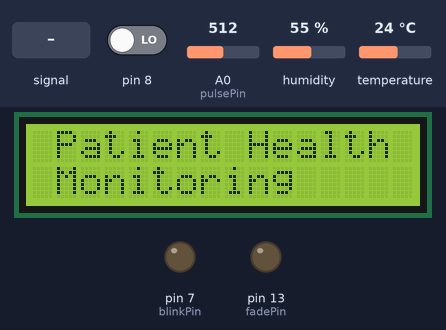
Recording of a sketch running on a simulated Arduino Uno, built with avr-gcc and run on an emulated ATmega328P. Shown: 16×2 character LCD, output pins drawn as LEDs (lit = HIGH). The inputs (shaded band) are chosen by the test bench; at power-on: A0 (pulsePin) = 512, pin 8 LOW, humidity 55 %, temperature 24 °C. The modem accepts every AT command (registered, SIM ready, sends succeed) and sends nothing else; what the sketch prints to the serial monitor is not drawn.

Above: at 0.8 s.
0.9 s: A0 (pulsePin) fed a 2 Hz sine of ±306 counts around its level
At 1.1 s:
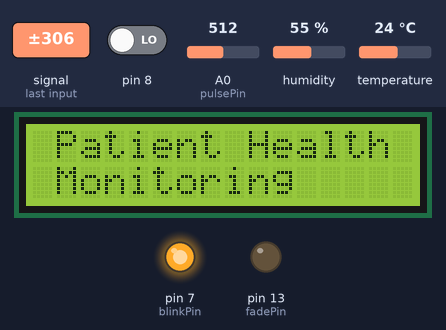
3.9 s: A0 (pulsePin) set to 521
6.9 s: A0 (pulsePin) fed a 200 Hz sine of ±81 counts around its level
At 8.1 s:
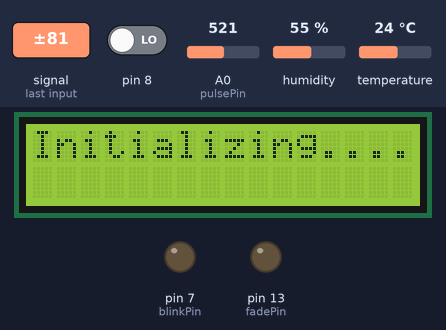
8.4 s: A0 (pulsePin) set to 716
At 9.2 s:
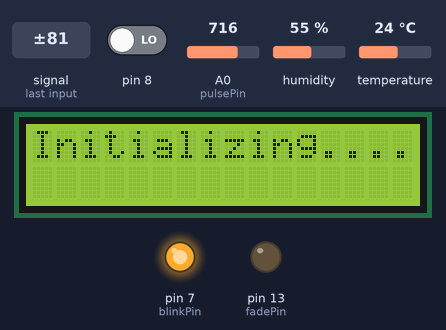
9.9 s: A0 (pulsePin) fed a 50 Hz sine of ±306 counts around its level
12.9 s: A0 (pulsePin) fed a 1000 Hz sine of ±255 counts around its level
At 13.5 s:
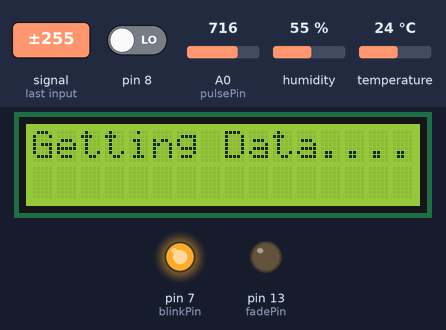
Timing chart, 0 to 30.6 s (numbered marks = the images above; inputs shaded):
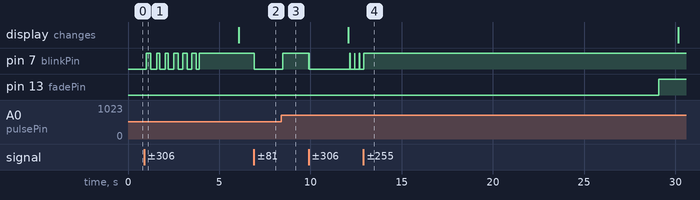

The sketch:

Patient_Monitoring_System.ino
```cpp
#define SSID "nagpalavnish11"     // "SSID-WiFiname"
#define PASS "avnish11nagpal" // "password"
#define IP "184.106.153.149"
#include <LiquidCrystal.h>
#include <dht.h>
#include <Wire.h>
#include "MAX30100_PulseOximeter.h"
//#define REPORTING_PERIOD_MS     1000
LiquidCrystal lcd(12, 11, 5, 4, 3, 2);
#include <SoftwareSerial.h>
float pulse = 0;
float temp = 0;
dht DHT;
#define DHT11_PIN 6
int panic;
int error;
SoftwareSerial ser(9,10);
String apiKey = "9AA5NA99PDEH9EPR";
String msg = "GET /update?key=9AA5NA99PDEH9EPR";

// Variables
int pulsePin = A0; // Pulse Sensor purple wire connected to analog pin 0
int blinkPin = 7 ; // pin to blink led at each beat
int fadePin = 13; // pin to do fancy classy fading blink at each beat
int fadeRate = 0; // used to fade LED on with PWM on fadePin

// Volatile Variables, used in the interrupt service routine!

volatile int BPM; // int that holds raw Analog in 0. updated every 2mS
volatile int Signal; // holds the incoming raw data
volatile int IBI = 600; // int that holds the time interval between beats! Must be seeded!
volatile boolean Pulse = false; // "True" when User's live heartbeat is detected. "False" when nota "live beat".
volatile boolean QS = false; // becomes true when Arduoino finds a beat.

// Regards Serial OutPut -- Set This Up to your needs
static boolean serialVisual = true; // Set to 'false' by Default. Re-set to 'true' to see Arduino Serial Monitor ASCII Visual Pulse
volatile int rate[10]; // array to hold last ten IBI values
volatile unsigned long sampleCounter = 0; // used to determine pulse timing
volatile unsigned long lastBeatTime = 0; // used to find IBI
volatile int P = 512; // used to find peak in pulse wave, seeded
volatile int T = 512; // used to find trough in pulse wave, seeded
volatile int thresh = 525; // used to find instant moment of heart beat, seeded
volatile int amp = 100; // used to hold amplitude of pulse waveform, seeded
volatile boolean firstBeat = true; // used to seed rate array so we startup with reasonable BPM
volatile boolean secondBeat = false; // used to seed rate array so we startup with reasonable BPM
PulseOximeter pox;
uint32_t tsLastReport = 0;
void onBeatDetected()
{
    Serial.println("Beat!");
}

void setup()
{
error=0;
lcd.begin(16, 2);
pinMode(blinkPin,OUTPUT); // pin that will blink to your heartbeat!
pinMode(fadePin,OUTPUT); // pin that will fade to your heartbeat!
Serial.begin(115200); // we agree to talk fast!
interruptSetup(); // sets up to read Pulse Sensor signal every 2mS

// IF YOU ARE POWERING The Pulse Sensor AT VOLTAGE LESS THAN THE BOARD VOLTAGE,

// UN-COMMENT THE NEXT LINE AND APPLY THAT VOLTAGE TO THE A-REF PIN

// analogReference(EXTERNAL);

lcd.clear();
lcd.setCursor(0,0);
lcd.print(" Patient Health");
lcd.setCursor(0,1);
lcd.print(" Monitoring ");
delay(6000);
lcd.clear();
lcd.setCursor(0,0);
lcd.print("Initializing....");
delay(6000);
lcd.clear();
lcd.setCursor(0,0);
lcd.print("Getting Data....");
ser.begin(115200);
ser.println("AT");
delay(1000);
ser.println("AT+GMR");
delay(1000);
ser.println("AT+CWMODE=3");
delay(2000);
ser.println("AT+RST");
delay(5000);
ser.println("AT+CIPMUX=1");
delay(2000);

//String cmd="AT+CWJAP=\"nagpalavnish11\",\"avnish11nagpal\"";// SSID and Passwword
 String cmd="AT+CWJAP=\"";
  cmd+=SSID;
  cmd+="\",\"";
  cmd+=PASS;
  cmd+="\"";
ser.println(cmd);
delay(5000);

ser.println("AT+CIFSR");
delay(1000);
/* Serial.print("Initializing pulse oximeter..");

    // Initialize the PulseOximeter instance
    // Failures are generally due to an improper I2C wiring, missing power supply
    // or wrong target chip
    if (!pox.begin()) {
        Serial.println("FAILED");
        for(;;);
    } else {
        Serial.println("SUCCESS");
    }
     pox.setIRLedCurrent(MAX30100_LED_CURR_7_6MA);

    // Register a callback for the beat detection
    pox.setOnBeatDetectedCallback(onBeatDetected);*/
}

// Where the Magic Happens


void loop()
{
serialOutput();
panic_button();
if (QS == true) // A Heartbeat Was Found
{

// BPM and IBI have been Determined
// Quantified Self "QS" true when arduino finds a heartbeat
fadeRate = 255; // Makes the LED Fade Effect Happen, Set 'fadeRate' Variable to 255 to fade LED with pulse
serialOutputWhenBeatHappens(); // A Beat Happened, Output that to serial.
QS = false; // reset the Quantified Self flag for next time
}
ledFadeToBeat(); // Makes the LED Fade Effect Happen
delay(20); // take a break
humdiditysensor();
delay(20);
read_temp();
//oxiSensor();
esp_8266();
}
void ledFadeToBeat()
{
fadeRate -= 15; // set LED fade value
fadeRate = constrain(fadeRate,0,255); // keep LED fade value from going into negative numbers!
analogWrite(fadePin,fadeRate); // fade LED
}
void interruptSetup()
{
// Initializes Timer2 to throw an interrupt every 2mS.
TCCR2A = 0x02; // DISABLE PWM ON DIGITAL PINS 3 AND 11, AND GO INTO CTC MODE
TCCR2B = 0x06; // DON'T FORCE COMPARE, 256 PRESCALER
OCR2A = 0X7C; // SET THE TOP OF THE COUNT TO 124 FOR 500Hz SAMPLE RATE
TIMSK2 = 0x02; // ENABLE INTERRUPT ON MATCH BETWEEN TIMER2 AND OCR2A
sei(); // MAKE SURE GLOBAL INTERRUPTS ARE ENABLED
}
void serialOutput()
{ // Decide How To Output Serial.
if (serialVisual == true)
{
arduinoSerialMonitorVisual('-', Signal); // goes to function that makes Serial Monitor Visualizer
}
else
{
sendDataToSerial('S', Signal); // goes to sendDataToSerial function
}
}
void serialOutputWhenBeatHappens()
{
if (serialVisual == true) // Code to Make the Serial Monitor Visualizer Work
{
Serial.print("*** Heart-Beat Happened *** "); //ASCII Art Madness
Serial.print("BPM: ");
Serial.println(BPM);
}
else
{
sendDataToSerial('B',BPM); // send heart rate with a 'B' prefix
sendDataToSerial('Q',IBI); // send time between beats with a 'Q' prefix
}
}
void arduinoSerialMonitorVisual(char symbol, int data )
{
const int sensorMin = 0; // sensor minimum, discovered through experiment
const int sensorMax = 1024; // sensor maximum, discovered through experiment
int sensorReading = data; // map the sensor range to a range of 12 options:
int range = map(sensorReading, sensorMin, sensorMax, 0, 11);
// do something different depending on the
// range value:
switch (range)
{
case 0:
Serial.println(""); /////ASCII Art Madness
break;
case 1:
Serial.println("---");
break;
case 2:
Serial.println("------");
break;
case 3:
Serial.println("---------");
break;
case 4:
Serial.println("------------");
break;
case 5:
Serial.println("--------------|-");
break;
case 6:
Serial.println("--------------|---");
break;
case 7:
Serial.println("--------------|-------");
break;
case 8:
Serial.println("--------------|----------");
break;
case 9:
Serial.println("--------------|----------------");
break;
case 10:
Serial.println("--------------|-------------------");
break;
case 11:
Serial.println("--------------|-----------------------");
break;
}
}

void sendDataToSerial(char symbol, int data )
{
Serial.print(symbol);
Serial.println(data);
}
ISR(TIMER2_COMPA_vect) //triggered when Timer2 counts to 124
{
cli(); // disable interrupts while we do this
Signal = analogRead(pulsePin); // read the Pulse Sensor
sampleCounter += 2; // keep track of the time in mS with this variable
int N = sampleCounter - lastBeatTime; // monitor the time since the last beat to avoid noise
// find the peak and trough of the pulse wave

if(Signal < thresh && N > (IBI/5)*3) // avoid dichrotic noise by waiting 3/5 of last IBI
{
if (Signal < T) // T is the trough
{
T = Signal; // keep track of lowest point in pulse wave
}
}
if(Signal > thresh && Signal > P)
{ // thresh condition helps avoid noise
P = Signal; // P is the peak
} // keep track of highest point in pulse wave
// NOW IT'S TIME TO LOOK FOR THE HEART BEAT
// signal surges up in value every time there is a pulse
if (N > 250)
{ // avoid high frequency noise
if ( (Signal > thresh) && (Pulse == false) && (N > (IBI/5)*3) )
{
Pulse = true; // set the Pulse flag when we think there is a pulse
digitalWrite(blinkPin,HIGH); // turn on pin 13 LED
IBI = sampleCounter - lastBeatTime; // measure time between beats in mS
lastBeatTime = sampleCounter; // keep track of time for next pulse

if(secondBeat)
{ // if this is the second beat, if secondBeat == TRUE
secondBeat = false; // clear secondBeat flag
for(int i=0; i<=9; i++) // seed the running total to get a realisitic BPM at startup
{
rate[i] = IBI;
}
}
if(firstBeat) // if it's the first time we found a beat, if firstBeat == TRUE
{
firstBeat = false; // clear firstBeat flag
secondBeat = true; // set the second beat flag
sei(); // enable interrupts again
return; // IBI value is unreliable so discard it
}
// keep a running total of the last 10 IBI values
word runningTotal = 0; // clear the runningTotal variable
for(int i=0; i<=8; i++)
{ // shift data in the rate array
rate[i] = rate[i+1]; // and drop the oldest IBI value
runningTotal += rate[i]; // add up the 9 oldest IBI values
}
rate[9] = IBI; // add the latest IBI to the rate array
runningTotal += rate[9]; // add the latest IBI to runningTotal
runningTotal /= 10; // average the last 10 IBI values
BPM = 60000/runningTotal; // how many beats can fit into a minute? that's BPM!
QS = true; // set Quantified Self flag
// QS FLAG IS NOT CLEARED INSIDE THIS ISR
pulse = BPM;
}
}
if (Signal < thresh && Pulse == true)
{ // when the values are going down, the beat is over
digitalWrite(blinkPin,LOW); // turn off pin 13 LED
Pulse = false; // reset the Pulse flag so we can do it again
amp = P - T; // get amplitude of the pulse wave
thresh = amp/2 + T; // set thresh at 50% of the amplitude
P = thresh; // reset these for next time
T = thresh;
}
if (N > 2500)
{ // if 2.5 seconds go by without a beat
thresh = 512; // set thresh default
P = 512; // set P default
T = 512; // set T default
lastBeatTime = sampleCounter; // bring the lastBeatTime up to date
firstBeat = true; // set these to avoid noise
secondBeat = false; // when we get the heartbeat back
}
sei(); // enable interrupts when youre done!
}// end isr
void esp_8266()
{
// TCP connection AT+CIPSTART=4,"TCP","184.106.153.149",80
String cmd = "AT+CIPSTART=4,\"TCP\",\"";
cmd += "184.106.153.149"; // api.thingspeak.com
cmd += "\",80";
ser.println(cmd);
Serial.println(cmd);
if(ser.find("Error"))
{
Serial.println("AT+CIPSTART error");
return;
}
String getStr = "GET /update?api_key=";
getStr += apiKey;
getStr +="&field1=";
getStr +=String(temp);
getStr +="&field2=";
getStr +=String(pulse);
getStr += "\r\n\r\n";
// send data length
cmd = "AT+CIPSEND=4,";
cmd += String(getStr.length());
ser.println(cmd);
Serial.println(cmd);
delay(1000);
ser.print(getStr);
Serial.println(getStr); //thingspeak needs 15 sec delay between updates
delay(3000);
}
void humdiditysensor()
{
  int chk = DHT.read11(DHT11_PIN);
  Serial.print("Temperature = ");
  Serial.println(DHT.temperature);
  Serial.print("Humidity = ");
  Serial.println(DHT.humidity);
  delay(1000);
 }
void read_temp()
{
int temp_val = analogRead(A1);
float mv = (temp_val/1024.0)*5000;
float cel = mv/10;
temp = (cel*9)/5 + 32;
Serial.print("Temperature:");
Serial.println(temp);
lcd.clear();
lcd.setCursor(0,0);
lcd.print("BPM :");
lcd.setCursor(7,0);
lcd.print(BPM);
lcd.setCursor(0,1);
lcd.print("Temp.:");
lcd.setCursor(7,1);
lcd.print(temp);
lcd.print((char)223);
lcd.setCursor(13,1);
lcd.print("F");
delay(5000);
 int chk = DHT.read11(DHT11_PIN);
  lcd.clear();
  lcd.setCursor(0,0);
  lcd.print("Temp: ");
  lcd.print(DHT.temperature);
  lcd.print((char)223);
  lcd.print("C");
  lcd.setCursor(0,1);
  lcd.print("Humidity: ");
  lcd.print(DHT.humidity);
  lcd.print("%");
  delay(5000);
}

/*void panic_button(){
  panic = digitalRead(8);
    if(panic == HIGH)
{
    Serial.println(panic);
  String cmd = "AT+CIPSTART=4,\"TCP\",\"";
cmd += "184.106.153.149"; // api.thingspeak.com
cmd += "\",80";
ser.println(cmd);
Serial.println(cmd);
delay(2000);
if(ser.find("Error"))
{
Serial.println("AT+CIPSTART error");
return;}
 String getStr = "GET /update?api_key=";
getStr += apiKey;
getStr +="&field3=";
getStr +=String(panic);
  getStr += "\r\n";
  cmd = "AT+CIPSEND=4,";
cmd += String(getStr.length());
ser.println(cmd);
Serial.println(cmd);
ser.print(getStr);
Serial.println(getStr); //thingspeak needs 15 sec delay between updates
delay(3000);
  lcd.clear();
  lcd.setCursor(0,0);
  lcd.print("Patient is");
  lcd.setCursor(0,1);
  lcd.print("PANIC");
  delay(3000);

  if(ser.find(">"))
  {
    Serial.print(cmd);
    ser.print(cmd);
    error=0;
  }
  else
  {
    Serial.println("AT+CIPCLOSE");
    ser.println("AT+CIPCLOSE");
    error=0;
    //Resend...
  }
}*/
void panic_button(){
  panic = digitalRead(8);
    if(panic == HIGH)
{
    Serial.println(panic);
  String cmd = "AT+CIPSTART=4,\"TCP\",\"";
cmd += "184.106.153.149"; // api.thingspeak.com
cmd += "\",80";
ser.println(cmd);
Serial.println(cmd);
if(ser.find("Error"))
{
Serial.println("AT+CIPSTART error");
return;}
 String getStr = "GET /update?api_key=";
getStr += apiKey;
getStr +="&field3=";
getStr +=String(panic);
  getStr += "\r\n";
  cmd = "AT+CIPSEND=4,";
cmd += String(getStr.length());
ser.println(cmd);
Serial.println(cmd);
delay(3000);
ser.print(getStr);
Serial.println(getStr); //thingspeak needs 15 sec delay between updates
delay(4000);
  if(ser.find(">"))
  {
    Serial.print(cmd);
    ser.print(cmd);
    error=0;
  }
  else
  {
    Serial.println("AT+CIPCLOSE");
    ser.println("AT+CIPCLOSE");
    error=0;
    //Resend...
  }
}
}
```

Measured:
- after the input at 0.9 s, pin 7 (blinkPin): LOW → HIGH after 0.11 s, then repeats every 0.50 s: LOW 0.32 s, HIGH 0.18 s
- after the input at 6.9 s, pin 7 (blinkPin): HIGH → LOW at once
- after the input at 8.4 s, pin 7 (blinkPin): LOW → HIGH after 0.07 s
- after the input at 12.9 s, pin 7 (blinkPin): goes on until 12.9 s, then stays HIGH
